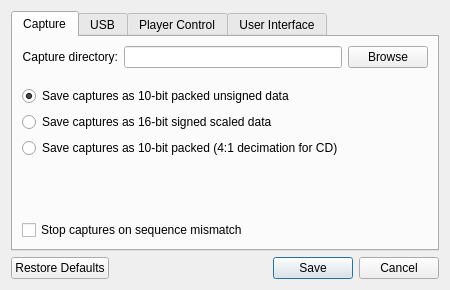
<?xml version="1.0" encoding="UTF-8"?>
<ui version="4.0">
 <class>ConfigurationDialog</class>
 <widget class="QDialog" name="ConfigurationDialog">
  <property name="geometry">
   <rect>
    <x>0</x>
    <y>0</y>
    <width>450</width>
    <height>290</height>
   </rect>
  </property>
  <property name="minimumSize">
   <size>
    <width>450</width>
    <height>290</height>
   </size>
  </property>
  <property name="windowTitle">
   <string>Preferences</string>
  </property>
  <layout class="QVBoxLayout" name="verticalLayout">
   <item>
    <widget class="QTabWidget" name="tabWidget">
     <property name="minimumSize">
      <size>
       <width>400</width>
       <height>180</height>
      </size>
     </property>
     <property name="currentIndex">
      <number>0</number>
     </property>
     <widget class="QWidget" name="capture">
      <attribute name="title">
       <string>Capture</string>
      </attribute>
      <layout class="QVBoxLayout" name="verticalLayout_2">
       <item>
        <layout class="QHBoxLayout" name="captureDirectoryHorizontalLayout">
         <item>
          <widget class="QLabel" name="captureDirectoryLabel">
           <property name="text">
            <string>Capture directory:</string>
           </property>
           <property name="alignment">
            <set>Qt::AlignRight|Qt::AlignTrailing|Qt::AlignVCenter</set>
           </property>
          </widget>
         </item>
         <item>
          <widget class="QLineEdit" name="captureDirectoryLineEdit">
           <property name="sizePolicy">
            <sizepolicy hsizetype="Expanding" vsizetype="Preferred">
             <horstretch>0</horstretch>
             <verstretch>0</verstretch>
            </sizepolicy>
           </property>
          </widget>
         </item>
         <item>
          <widget class="QPushButton" name="captureDirectoryPushButton">
           <property name="sizePolicy">
            <sizepolicy hsizetype="Minimum" vsizetype="Preferred">
             <horstretch>0</horstretch>
             <verstretch>0</verstretch>
            </sizepolicy>
           </property>
           <property name="minimumSize">
            <size>
             <width>80</width>
             <height>0</height>
            </size>
           </property>
           <property name="text">
            <string>Browse</string>
           </property>
          </widget>
         </item>
        </layout>
       </item>
       <item>
        <spacer name="verticalSpacer">
         <property name="orientation">
          <enum>Qt::Vertical</enum>
         </property>
         <property name="sizeType">
          <enum>QSizePolicy::Minimum</enum>
         </property>
         <property name="sizeHint" stdset="0">
          <size>
           <width>20</width>
           <height>12</height>
          </size>
         </property>
        </spacer>
       </item>
       <item>
        <widget class="QRadioButton" name="saveAsTenBitRadioButton">
         <property name="text">
          <string>Save captures as 10-bit packed unsigned data</string>
         </property>
         <property name="checked">
          <bool>true</bool>
         </property>
        </widget>
       </item>
       <item>
        <widget class="QRadioButton" name="saveAsSixteenBitRadioButton">
         <property name="text">
          <string>Save captures as 16-bit signed scaled data</string>
         </property>
        </widget>
       </item>
       <item>
        <widget class="QRadioButton" name="saveAs10BitCdRadioButton">
         <property name="text">
          <string>Save captures as 10-bit packed (4:1 decimation for CD)</string>
         </property>
        </widget>
       </item>
       <item>
        <spacer name="verticalSpacer_2">
         <property name="orientation">
          <enum>Qt::Vertical</enum>
         </property>
         <property name="sizeHint" stdset="0">
          <size>
           <width>20</width>
           <height>40</height>
          </size>
         </property>
        </spacer>
       </item>
       <item>
        <widget class="QCheckBox" name="stopOnDroppedSamples">
         <property name="enabled">
          <bool>true</bool>
         </property>
         <property name="text">
          <string>Stop captures on sequence mismatch</string>
         </property>
         <property name="tristate">
          <bool>false</bool>
         </property>
        </widget>
       </item>
      </layout>
     </widget>
     <widget class="QWidget" name="usb">
      <attribute name="title">
       <string>USB</string>
      </attribute>
      <layout class="QVBoxLayout" name="verticalLayout_2">
       <item>
        <layout class="QGridLayout" name="usbDeviceGridLayout">
         <item row="0" column="0">
          <widget class="QLabel" name="vendorIdLabel">
           <property name="text">
            <string>Vendor ID:</string>
           </property>
           <property name="alignment">
            <set>Qt::AlignRight|Qt::AlignTrailing|Qt::AlignVCenter</set>
           </property>
          </widget>
         </item>
         <item row="0" column="1">
          <widget class="QLineEdit" name="vendorIdLineEdit">
           <property name="sizePolicy">
            <sizepolicy hsizetype="Expanding" vsizetype="Preferred">
             <horstretch>0</horstretch>
             <verstretch>0</verstretch>
            </sizepolicy>
           </property>
          </widget>
         </item>
         <item row="1" column="0">
          <widget class="QLabel" name="productIdLabel">
           <property name="text">
            <string>Product ID:</string>
           </property>
           <property name="alignment">
            <set>Qt::AlignRight|Qt::AlignTrailing|Qt::AlignVCenter</set>
           </property>
          </widget>
         </item>
         <item row="1" column="1">
          <widget class="QLineEdit" name="productIdLineEdit">
           <property name="sizePolicy">
            <sizepolicy hsizetype="Expanding" vsizetype="Preferred">
             <horstretch>0</horstretch>
             <verstretch>0</verstretch>
            </sizepolicy>
           </property>
          </widget>
         </item>
        </layout>
       </item>
       <item>
        <widget class="QLabel" name="defaultIdsLabel">
         <property name="text">
          <string>Default is: 7504/24635</string>
         </property>
         <property name="alignment">
          <set>Qt::AlignCenter</set>
         </property>
        </widget>
       </item>
       <item>
        <spacer name="verticalSpacer_4">
         <property name="orientation">
          <enum>Qt::Vertical</enum>
         </property>
         <property name="sizeHint" stdset="0">
          <size>
           <width>20</width>
           <height>40</height>
          </size>
         </property>
        </spacer>
       </item>
      </layout>
     </widget>
     <widget class="QWidget" name="playerControl">
      <attribute name="title">
       <string>Player Control</string>
      </attribute>
      <layout class="QVBoxLayout" name="verticalLayout_2">
       <item>
        <layout class="QGridLayout" name="serialDeviceGridLayout">
         <item row="0" column="0">
          <widget class="QLabel" name="serialDeviceLabel">
           <property name="sizePolicy">
            <sizepolicy hsizetype="Preferred" vsizetype="Preferred">
             <horstretch>0</horstretch>
             <verstretch>0</verstretch>
            </sizepolicy>
           </property>
           <property name="text">
            <string>Serial device:</string>
           </property>
           <property name="alignment">
            <set>Qt::AlignRight|Qt::AlignTrailing|Qt::AlignVCenter</set>
           </property>
          </widget>
         </item>
         <item row="0" column="1">
          <widget class="QComboBox" name="serialDeviceComboBox">
           <property name="sizePolicy">
            <sizepolicy hsizetype="Expanding" vsizetype="Preferred">
             <horstretch>0</horstretch>
             <verstretch>0</verstretch>
            </sizepolicy>
           </property>
          </widget>
         </item>
         <item row="1" column="0">
          <widget class="QLabel" name="serialSpeedLabel">
           <property name="sizePolicy">
            <sizepolicy hsizetype="Preferred" vsizetype="Preferred">
             <horstretch>0</horstretch>
             <verstretch>0</verstretch>
            </sizepolicy>
           </property>
           <property name="text">
            <string>Serial speed:</string>
           </property>
           <property name="alignment">
            <set>Qt::AlignRight|Qt::AlignTrailing|Qt::AlignVCenter</set>
           </property>
          </widget>
         </item>
         <item row="1" column="1">
          <widget class="QComboBox" name="serialSpeedComboBox">
           <property name="sizePolicy">
            <sizepolicy hsizetype="Expanding" vsizetype="Preferred">
             <horstretch>0</horstretch>
             <verstretch>0</verstretch>
            </sizepolicy>
           </property>
          </widget>
         </item>
        </layout>
       </item>
       <item>
        <spacer name="verticalSpacer_5">
         <property name="orientation">
          <enum>Qt::Vertical</enum>
         </property>
         <property name="sizeType">
          <enum>QSizePolicy::Fixed</enum>
         </property>
         <property name="sizeHint" stdset="0">
          <size>
           <width>20</width>
           <height>12</height>
          </size>
         </property>
        </spacer>
       </item>
       <item>
        <widget class="QCheckBox" name="keyLockCheckBox">
         <property name="text">
          <string>Engage key-lock</string>
         </property>
        </widget>
       </item>
       <item>
        <spacer name="verticalSpacer_3">
         <property name="orientation">
          <enum>Qt::Vertical</enum>
         </property>
         <property name="sizeHint" stdset="0">
          <size>
           <width>20</width>
           <height>40</height>
          </size>
         </property>
        </spacer>
       </item>
      </layout>
     </widget>
     <widget class="QWidget" name="userInterface">
      <attribute name="title">
       <string>User Interface</string>
      </attribute>
      <layout class="QVBoxLayout" name="verticalLayout_2">
       <item>
        <widget class="QLabel" name="amplitudeLabel">
         <property name="text">
          <string>RF Signal Amplitude Processing:</string>
         </property>
         <property name="alignment">
          <set>Qt::AlignLeading|Qt::AlignLeft|Qt::AlignVCenter</set>
         </property>
        </widget>
       </item>
       <item>
        <spacer name="verticalSpacer_7">
         <property name="orientation">
          <enum>Qt::Vertical</enum>
         </property>
         <property name="sizeType">
          <enum>QSizePolicy::Fixed</enum>
         </property>
         <property name="sizeHint" stdset="0">
          <size>
           <width>20</width>
           <height>12</height>
          </size>
         </property>
        </spacer>
       </item>
       <item>
        <widget class="QLabel" name="textLabelOptionsLabel">
         <property name="text">
          <string>Text Label Options (Low CPU usage):</string>
         </property>
         <property name="alignment">
          <set>Qt::AlignLeading|Qt::AlignLeft|Qt::AlignVCenter</set>
         </property>
        </widget>
       </item>
       <item>
        <widget class="QCheckBox" name="amplitudeProcessingCheckBox">
         <property name="text">
          <string>RMS (Average)</string>
         </property>
        </widget>
       </item>
       <item>
        <spacer name="verticalSpacer_8">
         <property name="orientation">
          <enum>Qt::Vertical</enum>
         </property>
         <property name="sizeType">
          <enum>QSizePolicy::Fixed</enum>
         </property>
         <property name="sizeHint" stdset="0">
          <size>
           <width>20</width>
           <height>12</height>
          </size>
         </property>
        </spacer>
       </item>
       <item>
        <widget class="QLabel" name="graphingOptionsLabel">
         <property name="text">
          <string>Graphing Options (Higher CPU usage):</string>
         </property>
         <property name="alignment">
          <set>Qt::AlignLeading|Qt::AlignLeft|Qt::AlignVCenter</set>
         </property>
        </widget>
       </item>
       <item>
        <widget class="QRadioButton" name="amplitudeGraphRadioButton">
         <property name="text">
          <string>Mean Amplitude (QCP)</string>
         </property>
        </widget>
       </item>
       <item>
        <widget class="QRadioButton" name="noGraphButton">
         <property name="text">
          <string>None</string>
         </property>
         <property name="checked">
          <bool>true</bool>
         </property>
        </widget>
       </item>
       <item>
        <spacer name="verticalSpacer_6">
         <property name="orientation">
          <enum>Qt::Vertical</enum>
         </property>
         <property name="sizeHint" stdset="0">
          <size>
           <width>20</width>
           <height>40</height>
          </size>
         </property>
        </spacer>
       </item>
      </layout>
     </widget>
    </widget>
   </item>
   <item>
    <widget class="QDialogButtonBox" name="buttonBox">
     <property name="sizePolicy">
      <sizepolicy hsizetype="Expanding" vsizetype="Fixed">
       <horstretch>0</horstretch>
       <verstretch>0</verstretch>
      </sizepolicy>
     </property>
     <property name="orientation">
      <enum>Qt::Horizontal</enum>
     </property>
     <property name="standardButtons">
      <set>QDialogButtonBox::Cancel|QDialogButtonBox::RestoreDefaults|QDialogButtonBox::Save</set>
     </property>
    </widget>
   </item>
  </layout>
 </widget>
 <tabstops>
  <tabstop>tabWidget</tabstop>
  <tabstop>captureDirectoryLineEdit</tabstop>
  <tabstop>captureDirectoryPushButton</tabstop>
  <tabstop>saveAsTenBitRadioButton</tabstop>
  <tabstop>saveAsSixteenBitRadioButton</tabstop>
  <tabstop>saveAs10BitCdRadioButton</tabstop>
  <tabstop>vendorIdLineEdit</tabstop>
  <tabstop>productIdLineEdit</tabstop>
  <tabstop>serialDeviceComboBox</tabstop>
  <tabstop>serialSpeedComboBox</tabstop>
  <tabstop>keyLockCheckBox</tabstop>
  <tabstop>amplitudeProcessingCheckBox</tabstop>
  <tabstop>amplitudeGraphRadioButton</tabstop>
  <tabstop>noGraphButton</tabstop>
 </tabstops>
 <resources/>
 <connections>
  <connection>
   <sender>buttonBox</sender>
   <signal>accepted()</signal>
   <receiver>ConfigurationDialog</receiver>
   <slot>accept()</slot>
   <hints>
    <hint type="sourcelabel">
     <x>248</x>
     <y>254</y>
    </hint>
    <hint type="destinationlabel">
     <x>157</x>
     <y>274</y>
    </hint>
   </hints>
  </connection>
  <connection>
   <sender>buttonBox</sender>
   <signal>rejected()</signal>
   <receiver>ConfigurationDialog</receiver>
   <slot>reject()</slot>
   <hints>
    <hint type="sourcelabel">
     <x>316</x>
     <y>260</y>
    </hint>
    <hint type="destinationlabel">
     <x>286</x>
     <y>274</y>
    </hint>
   </hints>
  </connection>
 </connections>
</ui>
